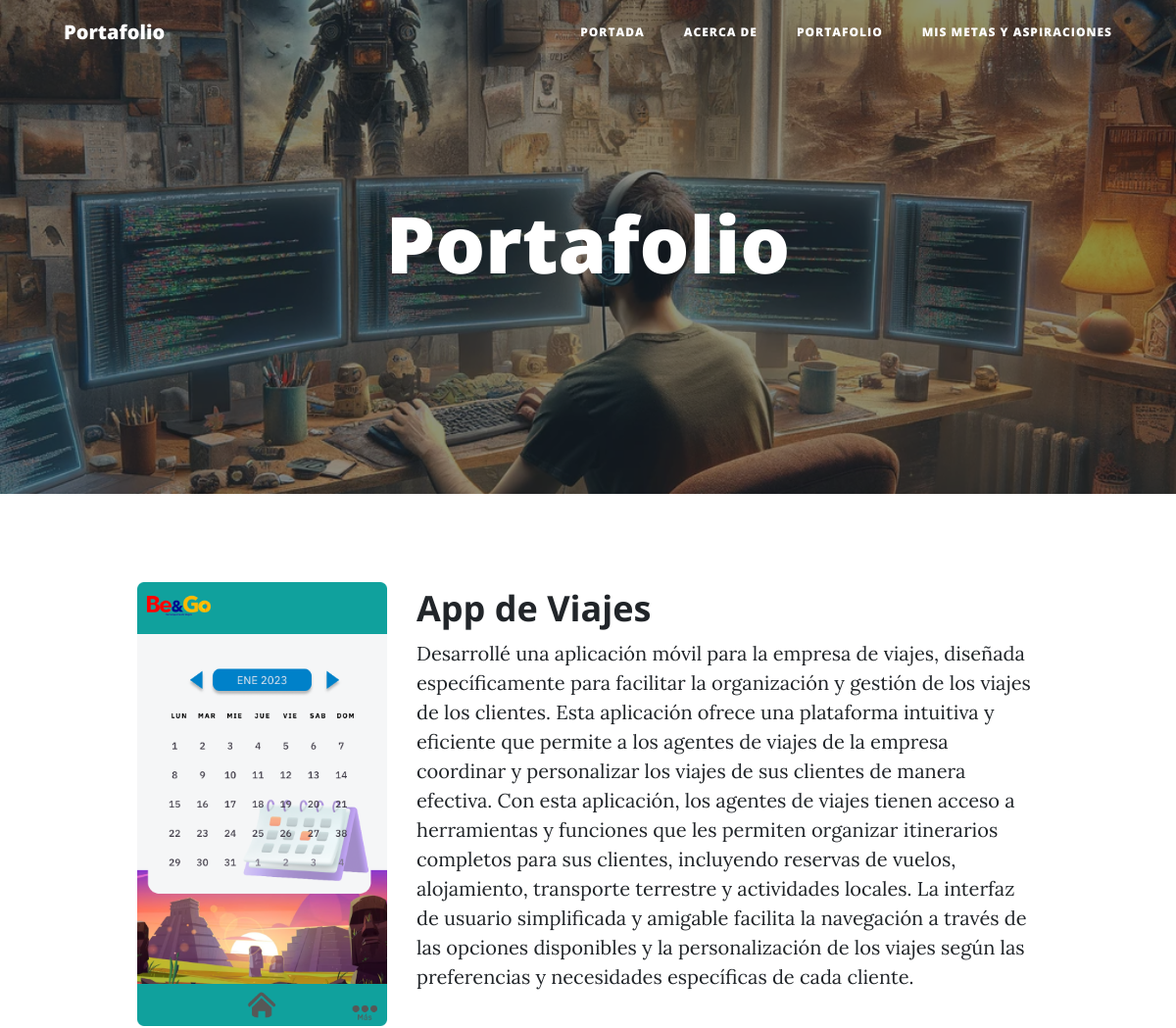
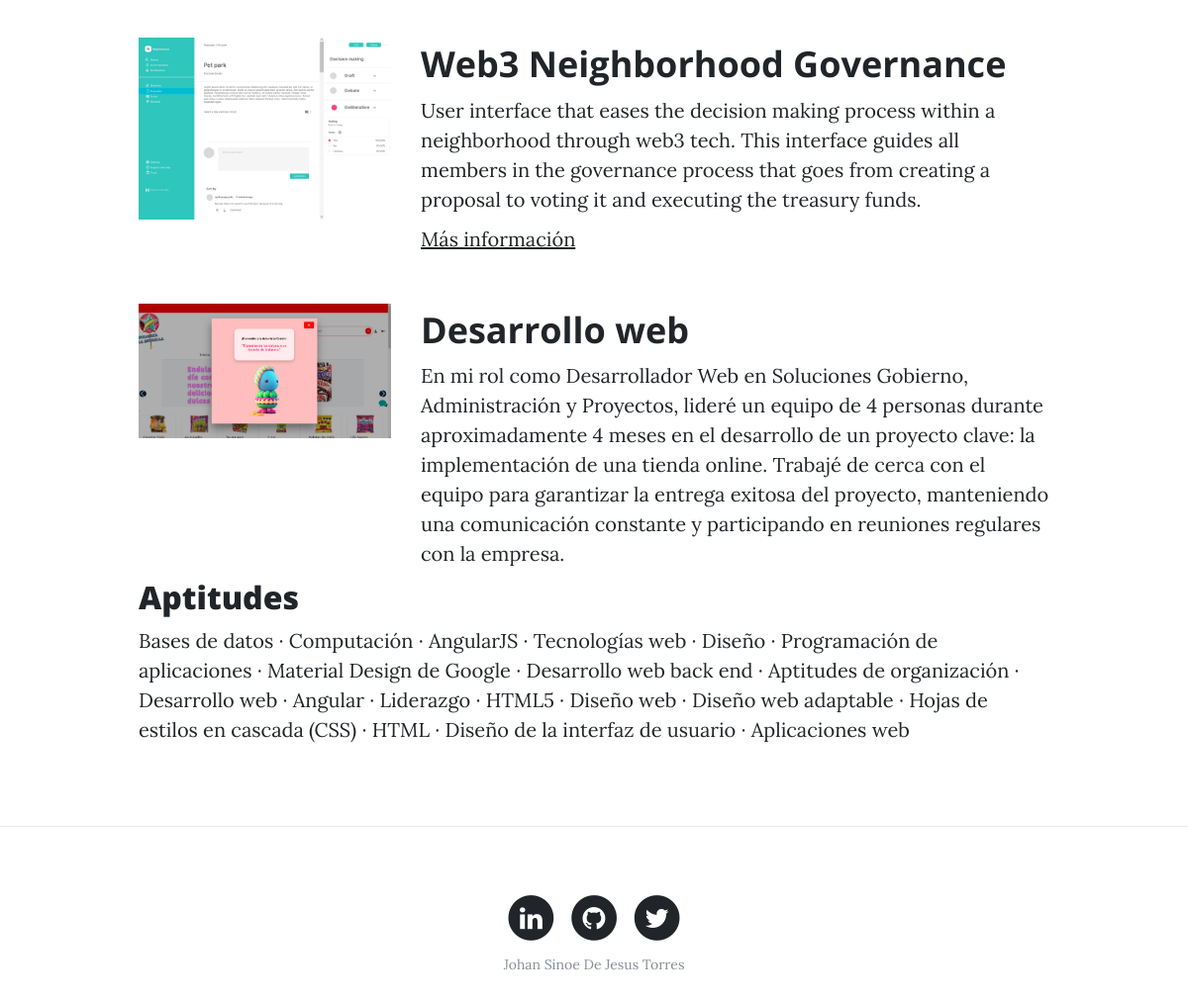
The page /portfolio/ on the database its author committed (2 pictures, top to bottom).
### portfolio/models.py (models this page shows, shortened)
class Project(models.Model):
    title = models.CharField(max_length=200, verbose_name="Título")
    description = models.TextField(verbose_name="Descripción")
    image = models.ImageField(verbose_name="Imagen", upload_to="projects")
    link = models.URLField(verbose_name="Dirección Web", null=True, blank=True)
    created = models.DateTimeField(auto_now_add=True, verbose_name="Fecha de creación")
    updated = models.DateTimeField(auto_now=True, verbose_name="Fecha de edición")
    class Meta:
        verbose_name = "proyecto"
        verbose_name_plural = "proyectos"
        ordering = ["-created"]

### portfolio/views.py (the view)
# urls.py: path('portfolio/', portfolio_views.portfolio, name="portfolio"),
def portfolio(request):
    projects = Project.objects.all()
    return render(request, "portfolio/portfolio.html", {'projects': projects})

### portfolio/templates/portfolio/portfolio.html (shortened to what this page needs)
{% extends 'core/base.html' %}
{% block background %}{% load static %}{% static 'core/img/about.png' %}{% endblock %}
{% block headers %}
<h1>Portafolio</h1>
{% endblock %}
{% block content %}
{% for project in projects %}
<div class="row project">
    <div class="col-lg-3 col-md-4 offset-lg-1">
        <img class="img-fluid" src="{{project.image.url}}" alt="">
    </div>
    <div class="col-lg-7 col-md-8">
        <h2 class="section-heading title">{{project.title}}</h2>
        <p>{{project.description}}</p>
        {% if project.link %}
        <p><a href="{{project.link}}">Más información</a></p>
        {% endif %}
    </div>
</div>
{% endfor %}
{% block skills %}
<div class="row">
    <div class="col-lg-10 col-md-10 mx-auto">
        <h2>Aptitudes</h2>
        <p> Bases de datos · Computación · AngularJS · Tecnologías web · Diseño · Programación de aplicaciones ·
            Material Design de Google · Desarrollo web back end · Aptitudes de organización · Desarrollo web · Angular ·
            Liderazgo · HTML5 · Diseño web · Diseño web adaptable · Hojas de estilos en cascada (CSS) · HTML · Diseño de
            la interfaz de usuario · Aplicaciones web </p>
    </div>
</div>
{% endblock %}
{% endblock %}

### core/templates/core/base.html (shortened to what this page needs)
<!DOCTYPE html>
<html lang="es">
  <head>
    {% load static %}
    <link href="{% static 'core/vendor/bootstrap/css/bootstrap.min.css' %}" rel="stylesheet">
    <link href="{% static 'core/vendor/font-awesome/css/font-awesome.min.css' %}" rel="stylesheet" type="text/css">
    <link href="{% static 'core/css/clean-blog.min.css' %}" rel="stylesheet">
  </head>
  <body>
    <nav class="navbar navbar-expand-lg navbar-light fixed-top" id="mainNav">
      <div class="container">
        <a class="navbar-brand" href="{% url 'home' %}">Portafolio</a>
        <div class="collapse navbar-collapse" id="navbarResponsive">
          <ul class="navbar-nav ml-auto">
            <li class="nav-item">
              <a class="nav-link" href="{% url 'home' %}">Portada</a>
            </li>
            <li class="nav-item">
              <a class="nav-link" href="{% url 'about' %}">Acerca de</a>
            </li>
            <li class="nav-item">
              <a class="nav-link" href="{% url 'portfolio' %}">Portafolio</a>
            </li>
            <li class="nav-item">
              <a class="nav-link" href="{% url 'contact' %}">Mis metas y aspiraciones</a>
            </li>
          </ul>
        </div>
      </div>
    </nav>
    <header class="masthead" style="background-image: url('{% block background %}{% endblock %}')">
      <div class="overlay"></div>
      <div class="container">
        <div class="row">
          <div class="col-lg-8 col-md-10 mx-auto">
            <div class="site-heading">
              {% block headers %}{% endblock %}
            </div>
          </div>
        </div>
      </div>
    </header>
    <div class="container">
      {% block content %}{% endblock %}
    </div>
    {% if request.path != "/" %}<hr>{% endif %}
 <footer>
  <div class="container">
    <div class="row">
      <div class="col-lg-8 col-md-10 mx-auto">
        <ul class="list-inline text-center">
          <li class="list-inline-item">
            <a href="https://www.linkedin.com/in/johan-de-jesus-67993b288" target="_blank">
              <span class="fa-stack fa-lg">
                <i class="fa fa-circle fa-stack-2x"></i>
                <i class="fa fa-linkedin fa-stack-1x fa-inverse"></i>
              </span>
            </a>
          </li>
          <li class="list-inline-item">
            <a href="https://github.com/Anora42">
              <span class="fa-stack fa-lg">
                <i class="fa fa-circle fa-stack-2x"></i>
                <i class="fa fa-github fa-stack-1x fa-inverse"></i>
              </span>
            </a>
          </li>
          <li class="list-inline-item">
            <a href="https://twitter.com/DeSinoe96458" target="_blank">
              <span class="fa-stack fa-lg">
                <i class="fa fa-circle fa-stack-2x"></i>
                <i class="fa fa-twitter fa-stack-1x fa-inverse"></i>
              </span>
            </a>
          </li>
        </ul>
        <p class="copyright text-muted"> Johan Sinoe De Jesus Torres </p>
      </div>
    </div>
  </div>
</footer>
  </body>
</html>

### rows shown on the page
Project: image (picture), title "App de Viajes", description "Desarrollé una aplicación móvil para la empresa de viajes, diseñada específicamente para facilitar la organización y gestión de los viajes de los clientes. Esta aplicación ofrece una plataforma intuitiva y eficiente que permite a los agentes de viajes de la empresa coordinar y personalizar los viajes de sus clientes de manera efectiva. Con esta aplicación, los agentes de viajes tienen acceso a herramientas y funciones que les permiten organizar itinerarios completos para sus clientes, incluyendo reservas de vuelos, alojamiento, transporte terrestre y actividades locales. La interfaz de usuario simplificada y amigable facilita la navegación a través de las opciones disponibles y la…"
Project: image (picture), title "Web3 Neighborhood Governance", description "User interface that eases the decision making process within a neighborhood through web3 tech. This interface guides all members in the governance process that goes from creating a proposal to voting it and executing the treasury funds."
Project: image (picture), title "Desarrollo web", description "En mi rol como Desarrollador Web en Soluciones Gobierno, Administración y Proyectos, lideré un equipo de 4 personas durante aproximadamente 4 meses en el desarrollo de un proyecto clave: la implementación de una tienda online. Trabajé de cerca con el equipo para garantizar la entrega exitosa del proyecto, manteniendo una comunicación constante y participando en reuniones regulares con la empresa."
